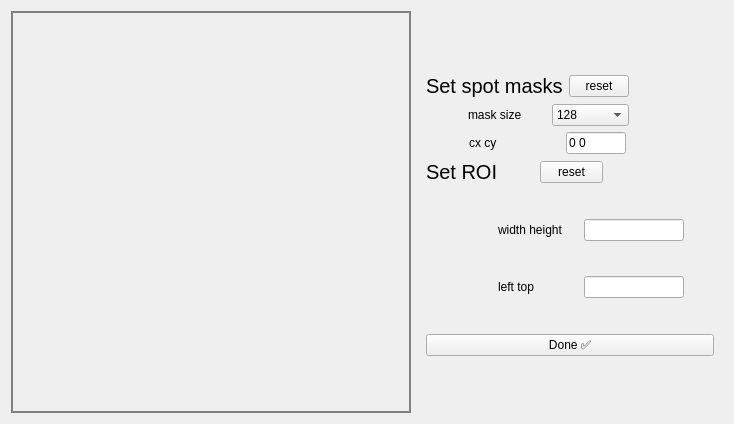
<?xml version="1.0" encoding="UTF-8"?>
<ui version="4.0">
 <class>ROI_selector</class>
 <widget class="QWidget" name="ROI_selector">
  <property name="geometry">
   <rect>
    <x>0</x>
    <y>0</y>
    <width>734</width>
    <height>424</height>
   </rect>
  </property>
  <property name="windowTitle">
   <string>ROI Setup</string>
  </property>
  <layout class="QGridLayout" name="gridLayout_5">
   <item row="0" column="1">
    <spacer name="verticalSpacer_2">
     <property name="orientation">
      <enum>Qt::Vertical</enum>
     </property>
     <property name="sizeHint" stdset="0">
      <size>
       <width>20</width>
       <height>37</height>
      </size>
     </property>
    </spacer>
   </item>
   <item row="0" column="0" rowspan="3">
    <widget class="ROIPlotWidget" name="roi_mpl" native="true">
     <property name="minimumSize">
      <size>
       <width>400</width>
       <height>400</height>
      </size>
     </property>
     <property name="maximumSize">
      <size>
       <width>800</width>
       <height>800</height>
      </size>
     </property>
     <property name="styleSheet">
      <string notr="true">border: 2px solid gray</string>
     </property>
    </widget>
   </item>
   <item row="2" column="1">
    <spacer name="vspacer_bottom">
     <property name="orientation">
      <enum>Qt::Vertical</enum>
     </property>
     <property name="sizeHint" stdset="0">
      <size>
       <width>20</width>
       <height>37</height>
      </size>
     </property>
    </spacer>
   </item>
   <item row="1" column="1">
    <widget class="QWidget" name="panelData" native="true">
     <property name="sizePolicy">
      <sizepolicy hsizetype="Minimum" vsizetype="Minimum">
       <horstretch>0</horstretch>
       <verstretch>0</verstretch>
      </sizepolicy>
     </property>
     <property name="minimumSize">
      <size>
       <width>300</width>
       <height>300</height>
      </size>
     </property>
     <property name="maximumSize">
      <size>
       <width>400</width>
       <height>400</height>
      </size>
     </property>
     <layout class="QGridLayout" name="gridLayout_3">
      <item row="0" column="0">
       <layout class="QGridLayout" name="gridMasks">
        <item row="1" column="2">
         <spacer name="horizontalSpacer_5">
          <property name="orientation">
           <enum>Qt::Horizontal</enum>
          </property>
          <property name="sizeHint" stdset="0">
           <size>
            <width>40</width>
            <height>20</height>
           </size>
          </property>
         </spacer>
        </item>
        <item row="2" column="0">
         <spacer name="horizontalSpacer_2">
          <property name="orientation">
           <enum>Qt::Horizontal</enum>
          </property>
          <property name="sizeType">
           <enum>QSizePolicy::Fixed</enum>
          </property>
          <property name="sizeHint" stdset="0">
           <size>
            <width>30</width>
            <height>20</height>
           </size>
          </property>
         </spacer>
        </item>
        <item row="2" column="2">
         <spacer name="horizontalSpacer_6">
          <property name="orientation">
           <enum>Qt::Horizontal</enum>
          </property>
          <property name="sizeHint" stdset="0">
           <size>
            <width>40</width>
            <height>20</height>
           </size>
          </property>
         </spacer>
        </item>
        <item row="1" column="1">
         <layout class="QHBoxLayout" name="gridMasks_size">
          <item>
           <widget class="QLabel" name="gridMasks_size_label">
            <property name="sizePolicy">
             <sizepolicy hsizetype="Maximum" vsizetype="Preferred">
              <horstretch>0</horstretch>
              <verstretch>0</verstretch>
             </sizepolicy>
            </property>
            <property name="maximumSize">
             <size>
              <width>90</width>
              <height>20</height>
             </size>
            </property>
            <property name="text">
             <string>mask size</string>
            </property>
           </widget>
          </item>
          <item>
           <widget class="QComboBox" name="gridMasks_size_combo">
            <property name="sizePolicy">
             <sizepolicy hsizetype="Fixed" vsizetype="Fixed">
              <horstretch>0</horstretch>
              <verstretch>0</verstretch>
             </sizepolicy>
            </property>
            <property name="maximumSize">
             <size>
              <width>880</width>
              <height>16777215</height>
             </size>
            </property>
            <property name="currentText">
             <string>128</string>
            </property>
            <item>
             <property name="text">
              <string>128</string>
             </property>
            </item>
            <item>
             <property name="text">
              <string>64</string>
             </property>
            </item>
            <item>
             <property name="text">
              <string>32</string>
             </property>
            </item>
            <item>
             <property name="text">
              <string>16</string>
             </property>
            </item>
           </widget>
          </item>
         </layout>
        </item>
        <item row="2" column="1">
         <layout class="QHBoxLayout" name="gridMasks_center">
          <item>
           <widget class="QLabel" name="gridMasks_center_label">
            <property name="sizePolicy">
             <sizepolicy hsizetype="Maximum" vsizetype="Preferred">
              <horstretch>0</horstretch>
              <verstretch>0</verstretch>
             </sizepolicy>
            </property>
            <property name="maximumSize">
             <size>
              <width>90</width>
              <height>20</height>
             </size>
            </property>
            <property name="text">
             <string>cx cy</string>
            </property>
           </widget>
          </item>
          <item>
           <widget class="QLineEdit" name="gridMasks_center_entry">
            <property name="sizePolicy">
             <sizepolicy hsizetype="Fixed" vsizetype="Fixed">
              <horstretch>0</horstretch>
              <verstretch>0</verstretch>
             </sizepolicy>
            </property>
            <property name="minimumSize">
             <size>
              <width>0</width>
              <height>0</height>
             </size>
            </property>
            <property name="maximumSize">
             <size>
              <width>60</width>
              <height>16777215</height>
             </size>
            </property>
            <property name="text">
             <string>0 0</string>
            </property>
           </widget>
          </item>
         </layout>
        </item>
        <item row="1" column="0">
         <spacer name="horizontalSpacer">
          <property name="orientation">
           <enum>Qt::Horizontal</enum>
          </property>
          <property name="sizeType">
           <enum>QSizePolicy::Fixed</enum>
          </property>
          <property name="sizeHint" stdset="0">
           <size>
            <width>30</width>
            <height>20</height>
           </size>
          </property>
         </spacer>
        </item>
        <item row="0" column="0" colspan="2">
         <layout class="QHBoxLayout" name="gridMasksTitle">
          <item>
           <widget class="QLabel" name="gridMasksTitle_label">
            <property name="font">
             <font>
              <pointsize>15</pointsize>
             </font>
            </property>
            <property name="text">
             <string>Set spot masks</string>
            </property>
           </widget>
          </item>
          <item>
           <widget class="QPushButton" name="gridMasksTitle_reset_button">
            <property name="minimumSize">
             <size>
              <width>60</width>
              <height>0</height>
             </size>
            </property>
            <property name="maximumSize">
             <size>
              <width>16777215</width>
              <height>16777215</height>
             </size>
            </property>
            <property name="text">
             <string>reset</string>
            </property>
           </widget>
          </item>
         </layout>
        </item>
       </layout>
      </item>
      <item row="1" column="0">
       <layout class="QGridLayout" name="gridROI">
        <item row="0" column="0" colspan="2">
         <layout class="QHBoxLayout" name="gridROITitle">
          <item>
           <widget class="QLabel" name="gridROITitle_label">
            <property name="font">
             <font>
              <pointsize>15</pointsize>
             </font>
            </property>
            <property name="text">
             <string>Set ROI</string>
            </property>
           </widget>
          </item>
          <item>
           <spacer name="horizontalSpacer_10">
            <property name="orientation">
             <enum>Qt::Horizontal</enum>
            </property>
            <property name="sizeHint" stdset="0">
             <size>
              <width>54</width>
              <height>20</height>
             </size>
            </property>
           </spacer>
          </item>
          <item>
           <widget class="QPushButton" name="gridROITitle_reset_button">
            <property name="minimumSize">
             <size>
              <width>60</width>
              <height>0</height>
             </size>
            </property>
            <property name="maximumSize">
             <size>
              <width>16777215</width>
              <height>16777215</height>
             </size>
            </property>
            <property name="text">
             <string>reset</string>
            </property>
           </widget>
          </item>
         </layout>
        </item>
        <item row="0" column="2">
         <spacer name="horizontalSpacer_9">
          <property name="orientation">
           <enum>Qt::Horizontal</enum>
          </property>
          <property name="sizeType">
           <enum>QSizePolicy::Minimum</enum>
          </property>
          <property name="sizeHint" stdset="0">
           <size>
            <width>40</width>
            <height>20</height>
           </size>
          </property>
         </spacer>
        </item>
        <item row="1" column="0">
         <spacer name="horizontalSpacer_3">
          <property name="orientation">
           <enum>Qt::Horizontal</enum>
          </property>
          <property name="sizeType">
           <enum>QSizePolicy::Fixed</enum>
          </property>
          <property name="sizeHint" stdset="0">
           <size>
            <width>30</width>
            <height>20</height>
           </size>
          </property>
         </spacer>
        </item>
        <item row="1" column="1" rowspan="2" colspan="2">
         <layout class="QGridLayout" name="gridROI_size">
          <item row="0" column="0">
           <layout class="QHBoxLayout" name="horizontalLayout_4">
            <item>
             <widget class="QLabel" name="gridROI_size_width_label">
              <property name="minimumSize">
               <size>
                <width>80</width>
                <height>0</height>
               </size>
              </property>
              <property name="maximumSize">
               <size>
                <width>80</width>
                <height>20</height>
               </size>
              </property>
              <property name="text">
               <string>width height</string>
              </property>
             </widget>
            </item>
            <item>
             <widget class="QLineEdit" name="gridROI_size_width_entry">
              <property name="minimumSize">
               <size>
                <width>100</width>
                <height>0</height>
               </size>
              </property>
              <property name="maximumSize">
               <size>
                <width>100</width>
                <height>16777215</height>
               </size>
              </property>
              <property name="text">
               <string/>
              </property>
             </widget>
            </item>
           </layout>
          </item>
          <item row="1" column="0">
           <layout class="QHBoxLayout" name="horizontalLayout_3">
            <item>
             <widget class="QLabel" name="gridROI_size_pos_label">
              <property name="minimumSize">
               <size>
                <width>80</width>
                <height>0</height>
               </size>
              </property>
              <property name="maximumSize">
               <size>
                <width>80</width>
                <height>20</height>
               </size>
              </property>
              <property name="text">
               <string>left top</string>
              </property>
             </widget>
            </item>
            <item>
             <widget class="QLineEdit" name="gridROI_size_pos_entry">
              <property name="minimumSize">
               <size>
                <width>100</width>
                <height>0</height>
               </size>
              </property>
              <property name="maximumSize">
               <size>
                <width>100</width>
                <height>16777215</height>
               </size>
              </property>
              <property name="text">
               <string/>
              </property>
             </widget>
            </item>
           </layout>
          </item>
          <item row="0" column="1">
           <spacer name="horizontalSpacer_7">
            <property name="orientation">
             <enum>Qt::Horizontal</enum>
            </property>
            <property name="sizeType">
             <enum>QSizePolicy::Minimum</enum>
            </property>
            <property name="sizeHint" stdset="0">
             <size>
              <width>40</width>
              <height>20</height>
             </size>
            </property>
           </spacer>
          </item>
          <item row="1" column="1">
           <spacer name="horizontalSpacer_8">
            <property name="orientation">
             <enum>Qt::Horizontal</enum>
            </property>
            <property name="sizeHint" stdset="0">
             <size>
              <width>40</width>
              <height>20</height>
             </size>
            </property>
           </spacer>
          </item>
         </layout>
        </item>
        <item row="2" column="0">
         <spacer name="horizontalSpacer_4">
          <property name="orientation">
           <enum>Qt::Horizontal</enum>
          </property>
          <property name="sizeType">
           <enum>QSizePolicy::Fixed</enum>
          </property>
          <property name="sizeHint" stdset="0">
           <size>
            <width>30</width>
            <height>20</height>
           </size>
          </property>
         </spacer>
        </item>
       </layout>
      </item>
      <item row="2" column="0">
       <widget class="QPushButton" name="done_button">
        <property name="text">
         <string>Done ✅</string>
        </property>
       </widget>
      </item>
     </layout>
    </widget>
   </item>
  </layout>
 </widget>
 <customwidgets>
  <customwidget>
   <class>ROIPlotWidget</class>
   <extends>QWidget</extends>
   <header>roi_plot_widget</header>
   <container>1</container>
  </customwidget>
 </customwidgets>
 <resources/>
 <connections/>
</ui>
